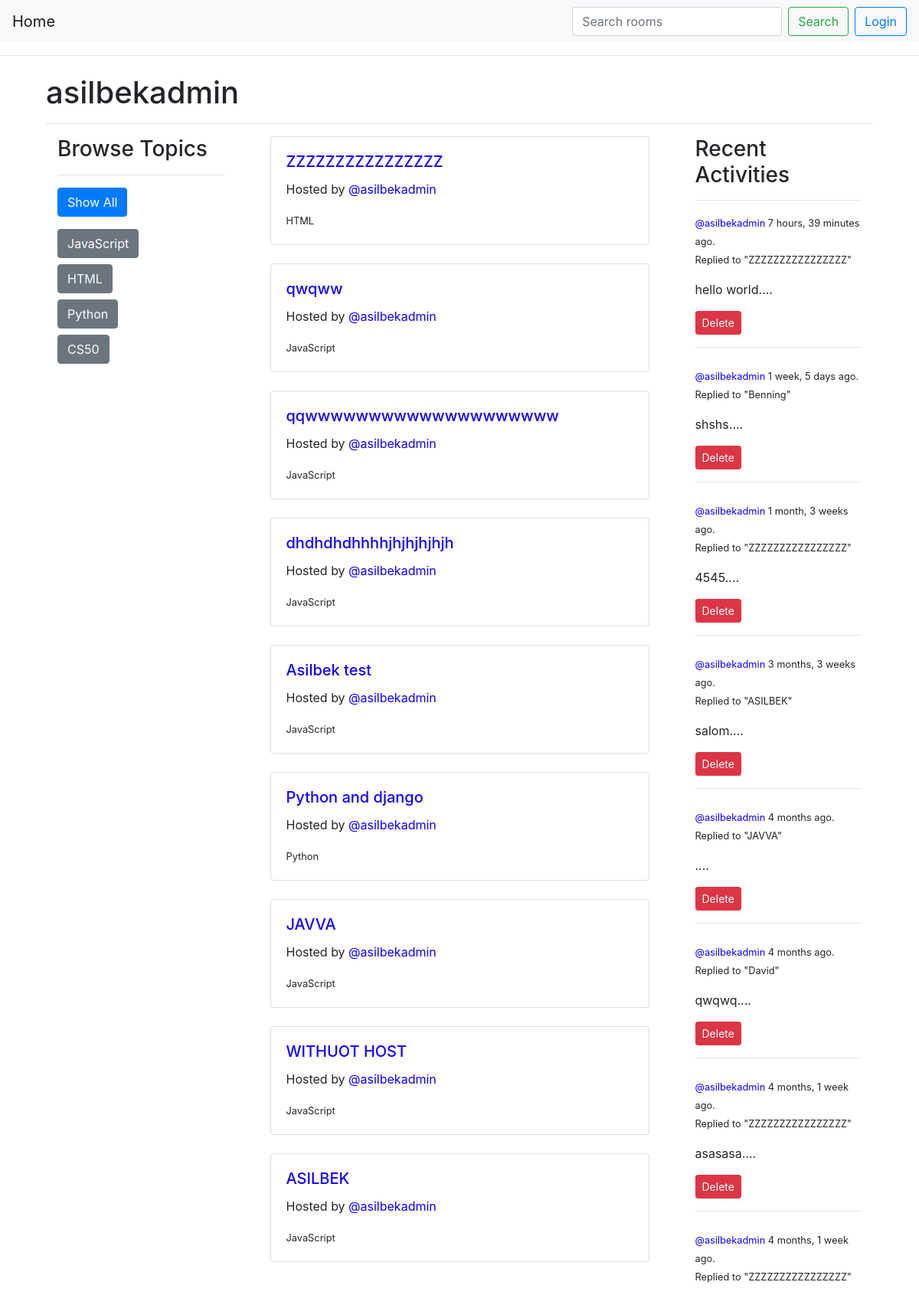
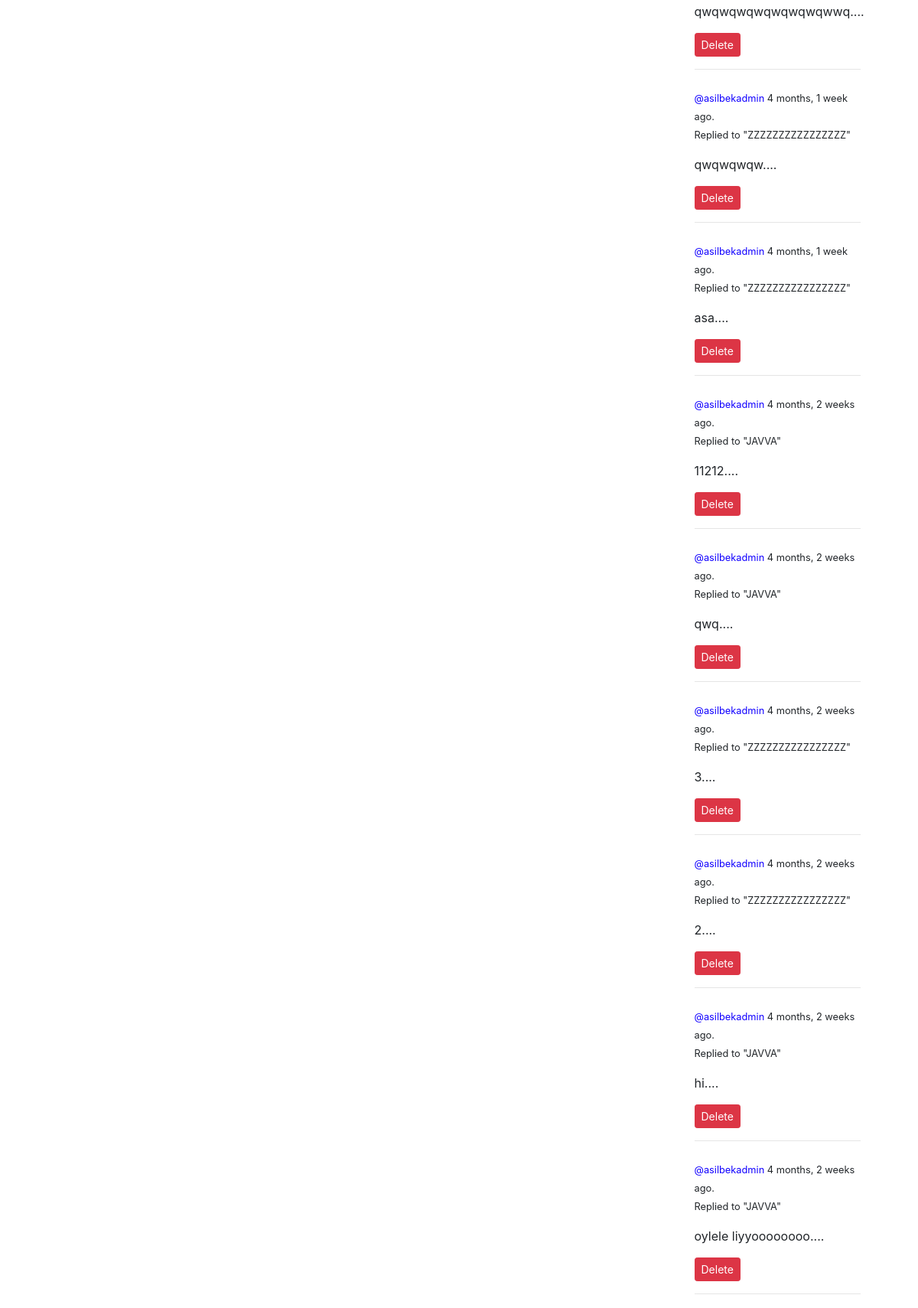
Page /profile/1/ (upper part) on the committed database (2 pictures, top to bottom).
### discord/models.py (models this page shows, shortened)
class Topic(models.Model):
    name = models.CharField(max_length=200)

class Room(models.Model):
    host = models.ForeignKey(User, on_delete=models.SET_NULL, null=True)        # creator of that group #if user gets deleted, his rooms stay!
    topic = models.ForeignKey(Topic, on_delete=models.SET_NULL, null=True)       # topic name  IF some topics gets deleted it doesnt affect the topic of room
    topic_name = models.CharField(max_length=200) # takes no more than 200 characters
    description = models.TextField(null=True, blank=True)   # null= true means it can be blank, null is False by default
    participants = models.ManyToManyField(User, related_name='participants', blank=True)      # users that have joined the room
    '''Many to many field means each intance of the Model's certain attribute
    can be associated with multiple instances of other model's attibutes'''
    '''example: student vs courses! Student have multiple courses, courses have multiple students'''
    '''One to many (Foreignkey)  student have multiple assignments but assignments cant have multpile student
    for the sake of discussion, believe that example'''
    updated = models.DateField(auto_now=True) # whenever someone changes the something take a time stamp    probably room
    created = models.DateField(auto_now_add=True) # stores a time when someone creates a room.
    class Meta:
        ordering = ['updated', '-created']
    def __str__(self):
        return self.topic_name

class Message(models.Model):
    user = models.ForeignKey(User, on_delete=models.CASCADE)
    room = models.ForeignKey(Room, on_delete=models.CASCADE)
    body = models.TextField()
    updated = models.DateTimeField(auto_now=True)   # DateTIME field is for storing the minute as well, unlike DateField that only stores with hours
    created = models.DateTimeField(default=timezone.now)
    class Meta:
        ordering = ['updated', '-created']
    def __str__(self):
        return self.body[:50]
        return self.body[:50]

### discord/views.py (the view)
# urls.py: path('profile/<str:pk>/', views.userProfile, name="profile_page"),
def userProfile(request, pk):
    user = User.objects.get(id=pk)
    rooms = user.room_set.all()
    recent_act_messages = user.message_set.all().order_by('-created')
    topics = Topic.objects.all()
    context = {'user': user, "rooms": rooms, 'recent_act_messages': recent_act_messages, 'topics': topics}
    return render(request, 'discord/profile.html', context)

### discord/templates/discord/profile.html (shortened to what this page needs)
<!DOCTYPE html>
<html lang="en">
<head>
    {% extends 'main.html' %}
    {% block content %}
    <div class="container">
        <h1>{{ user.username }}</h1>
        <hr>
        <div class="row">
            <div class="col-md-3">
                {% include 'discord/browse_topics.html' %}
            </div>
            <div class="col-md-6">
                {% include 'discord/all_topics.html' %}
            </div>
            <div class="col-md-3">
                {% include 'discord/activity_component.html' %}
            </div>
        </div>
    </div>
    {% endblock content %}

### discord/templates/discord/browse_topics.html
<div class="container">
    <h3>Browse Topics</h3>
    <hr>
    <a class="btn btn-primary mb-3" href="{% url 'home_name' %}">Show All</a>
    {% for topic in topics %}
    <div>
        <a class="btn btn-secondary mb-2" href="{% url 'home_name' %}?q={{ topic.name }}">{{ topic.name }}</a>
    </div>
    {% endfor %}
</div>

### discord/templates/discord/all_topics.html (shortened to what this page needs)
<div class="container">
    <div class="row">
        {% for room in rooms %}
        <div class="col-md-12 mb-4">
            <div class="card">
                <div class="card-body">
                    <h5 class="card-title">
                        <a href="{% url 'room_name' room.id %}">{{ room.topic_name }}</a>
                    </h5>
                    <p class="card-text">
                        Hosted by <a href="{% url 'profile_page' room.host_id %}">@{{ room.host.username }}</a>
                    </p>
                    <p class="card-text">
                        <small>{{ room.topic.name }}</small>
                    </p>
                </div>
            </div>
        </div>
        {% endfor %}
    </div>
</div>

### discord/templates/discord/activity_component.html
<div class="container">
    <h3>Recent Activities</h3>
    <hr>
    {% for message in recent_act_messages %}
    <div class="mb-4">
        <small><a href="{% url 'profile_page' message.user.id %}">@{{ message.user }}</a> {{ message.created|timesince }} ago.</small>
        <p><small>Replied to "{{ message.room }}"</small></p>
        <p>{{ message|truncatechars:100 }}....</p>
        <a class="btn btn-danger btn-sm" href="{% url 'delete_message' message.id %}">Delete</a>
        <hr>
    </div>
    {% endfor %}
</div>

### static/styles/main.css (style rules this page uses)
body { background-color: #F5F5F7; }

### templates/css/for_links.css (style rules this page uses)
a { color: #1100ff; }

### rows in the picture
Topic: name "JavaScript"
Topic: name "HTML"
Topic: name "Python"
Topic: name "CS50"
Room: topic_name "ZZZZZZZZZZZZZZZZ", host.username "asilbekadmin", topic.name "HTML"
Room: topic_name "qwqww", host.username "asilbekadmin", topic.name "JavaScript"
Room: topic_name "qqwwwwwwwwwwwwwwwwwwww", host.username "asilbekadmin", topic.name "JavaScript"
Room: topic_name "dhdhdhdhhhhjhjhjhjhjh", host.username "asilbekadmin", topic.name "JavaScript"
Room: topic_name "Asilbek test", host.username "asilbekadmin", topic.name "JavaScript"
Room: topic_name "Python and django", host.username "asilbekadmin", topic.name "Python"
Room: topic_name "JAVVA", host.username "asilbekadmin", topic.name "JavaScript"
Room: topic_name "WITHUOT HOST", host.username "asilbekadmin", topic.name "JavaScript"
Room: topic_name "ASILBEK", host.username "asilbekadmin", topic.name "JavaScript"
Message: user "asilbekadmin", created "7 hours, 39 minutes", room "ZZZZZZZZZZZZZZZZ", body "hello world"
Message: user "asilbekadmin", created "1 week, 5 days", room "Benning", body "shshs"
Message: user "asilbekadmin", created "1 month, 3 weeks", room "ZZZZZZZZZZZZZZZZ", body "4545"
Message: user "asilbekadmin", created "3 months, 3 weeks", room "ASILBEK", body "salom"
Message: user "asilbekadmin", created "4 months", room "JAVVA"
Message: user "asilbekadmin", created "4 months", room "David", body "qwqwq"
Message: user "asilbekadmin", created "4 months, 1 week", room "ZZZZZZZZZZZZZZZZ", body "asasasa"
Message: user "asilbekadmin", created "4 months, 1 week", room "ZZZZZZZZZZZZZZZZ", body "qwqwqwqwqwqwqwqwwq"
Message: user "asilbekadmin", created "4 months, 1 week", room "ZZZZZZZZZZZZZZZZ", body "qwqwqwqw"
Message: user "asilbekadmin", created "4 months, 1 week", room "ZZZZZZZZZZZZZZZZ", body "asa"
Message: user "asilbekadmin", created "4 months, 2 weeks", room "JAVVA", body "11212"
Message: user "asilbekadmin", created "4 months, 2 weeks", room "JAVVA", body "qwq"
Message: user "asilbekadmin", created "4 months, 2 weeks", room "ZZZZZZZZZZZZZZZZ", body "3"
Message: user "asilbekadmin", created "4 months, 2 weeks", room "ZZZZZZZZZZZZZZZZ", body "2"
Message: user "asilbekadmin", created "4 months, 2 weeks", room "JAVVA", body "hi"
Message: user "asilbekadmin", created "4 months, 2 weeks", room "JAVVA", body "oylele liyyoooooooo"

### other values in the picture
{{ user.username }} "asilbekadmin"
